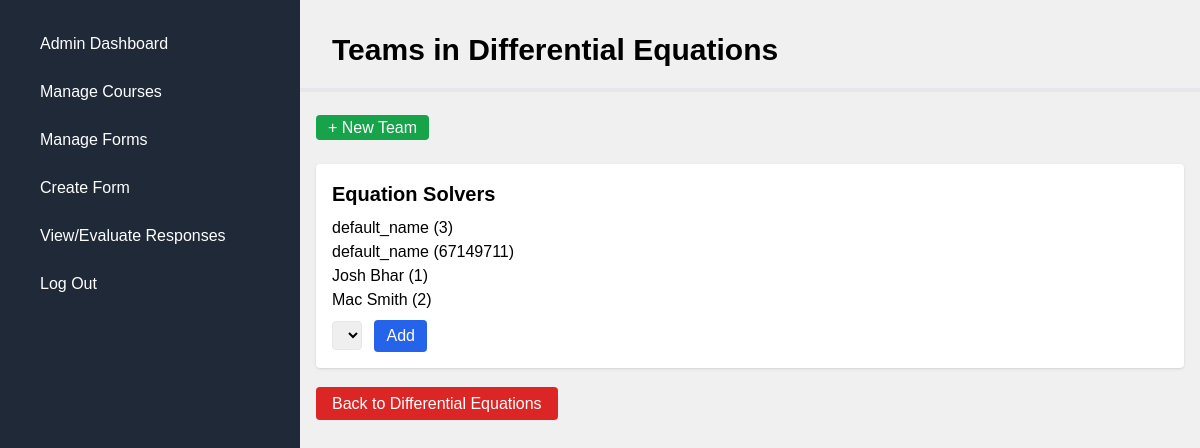
The app's page /courses/course/8/teams/ (signed in) with its own data.
### courses/models.py (models this page shows, shortened)
class Course(models.Model):
    creator = models.ForeignKey(
        settings.AUTH_USER_MODEL,
        limit_choices_to={'role': 'professor'},
        on_delete=models.CASCADE,
        related_name='courses_created',
        null=True,
        blank=True
    )
    name = models.CharField(max_length=200)
    subject = models.CharField(max_length=100)
    semester = models.CharField(max_length=50)
    section = models.CharField(max_length=10)
    course_id = models.CharField(max_length=50)
    enrollment_size = models.PositiveIntegerField(default=0)
    created_at = models.DateTimeField(auto_now_add=True)

class Team(models.Model):
    course = models.ForeignKey(Course, on_delete=models.CASCADE, related_name = 'teams')
    name = models.CharField(max_length=100)
    members = models.ManyToManyField(settings.AUTH_USER_MODEL, related_name='teams', limit_choices_to={"role": "student"}, blank=True)

### users/models.py (models this page shows, shortened)
class CustomUser(AbstractUser):
    ROLE_CHOICES = (
        ('student', 'Student'),
        ('professor', 'Professor'),
    )
    role = models.CharField(max_length=10, choices=ROLE_CHOICES, default='student')
    name = models.CharField(max_length=100)
    student_id = models.CharField(max_length=20, unique=True, null=True, blank=True)
    graduation_year = models.PositiveIntegerField(null=True, blank=True)
    email = models.EmailField(unique=True)
    courses = models.ManyToManyField('courses.Course', related_name='students', blank=True)

### courses/views.py (the view)
# urls.py: path("course/<int:course_id>/teams/", views.manage_teams_view, name="manage_teams"),
@professor_required
def manage_teams_view(request, course_id):
    course = get_object_or_404(Course, id=course_id, creator=request.user)
    teams = course.teams.prefetch_related('members')
    students = course.students.all()
    assigned_student_ids = set()
    for team in teams:
        assigned_student_ids.update(member.id for member in team.members.all())
    unassigned_students = students.exclude(id__in=assigned_student_ids)
    return render(request, 'courses/manage_teams.html', {
        'course': course,
        'teams': teams,
        "unassigned_students": unassigned_students
    })

### courses/templates/courses/manage_teams.html (shortened to what this page needs)
{% extends "shared/base.html" %}
{% block content %}
<h1 class="text-3xl font-bold mb-5 mt-8 ml-8">Teams in {{ course.name }}</h1>
<hr class="my-4 border-t-4" />
<div class="mt-6 ml-4 mr-4 mb-6 space-y-6">
  <a href="{% url 'courses:create_team' course.id %}" class="bg-green-600 text-white px-3 py-1 rounded">+ New Team</a>
  {% for team in teams %}
    <div class="bg-white p-4 rounded shadow">
      <h2 class="text-xl font-semibold">{{ team.name }}</h2>
      <ul class="mt-2">
        {% for member in team.members.all %}
          <li>{{ member.name }} ({{ member.student_id }})</li>
        {% empty %}
          <li class="text-gray-500">No members yet.</li>
        {% endfor %}
      </ul>
      <form method="post" action="{% url 'courses:add_member' course.id team.id %}" class="mt-2">
        <select name="student_id" class="border rounded p-1">
        </select>
        <button type="submit" class="ml-2 px-3 py-1 bg-blue-600 text-white rounded">Add</button>
      </form>
    </div>
  {% endfor %}
</div>
<a href="{% url 'courses:course_detail' course.id %}" class="bg-red-600 text-white px-4 py-2 rounded hover:bg-red-700 w-full text-center bg-[#E42D2D] mt-6 ml-4 mr-4 mb-6 space-y-6">
  Back to {{ course.name }}
</a>
{% endblock %}

### main/static/main/css/styles.css (style rules this page uses)
body { margin: 0; padding: 0; font-family: "Poppins", sans-serif; }

### shared/templates/shared/base.html (style rules this page uses)
body { background-color: #f0f0f0; font-family: Arial, sans-serif; }

### records on screen
Course: name "Differential Equations"
Team: name "Equation Solvers"
CustomUser: name "default_name", student_id "3"
CustomUser: name "default_name", student_id "67149711"
CustomUser: name "Josh Bhar", student_id "1"
CustomUser: name "Mac Smith", student_id "2"
